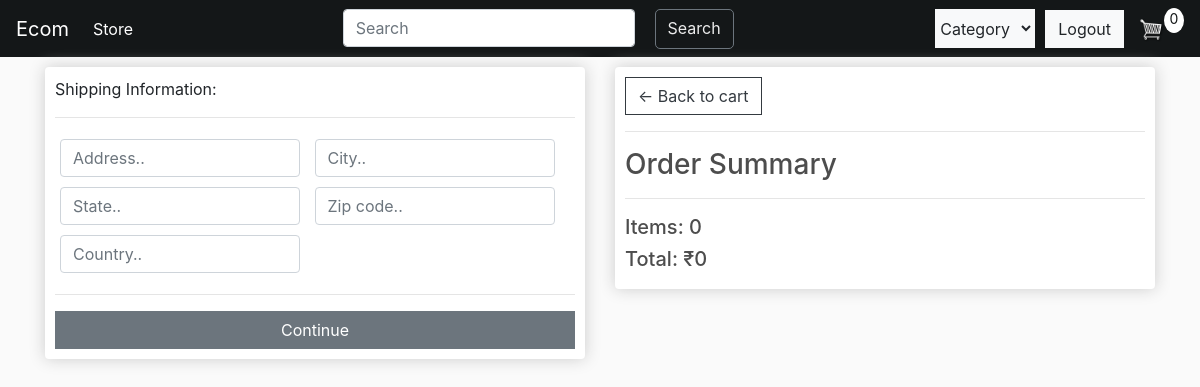
The app's page /checkout (signed in), older data.
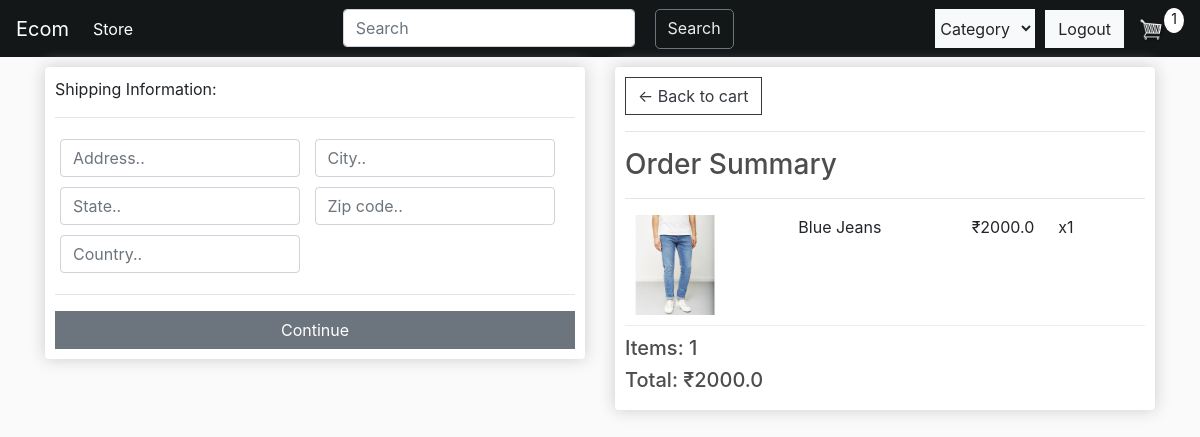
The same page, newer data.
### store/models.py (models this page shows, shortened)
class Order(models.Model):
    customer = models.ForeignKey(Customer, on_delete=models.SET_NULL,blank=True,null=True)
    date_ordered = models.DateTimeField(auto_now_add=True)
    complete = models.BooleanField(default=False,null=True,blank=False)
    transaction_id = models.CharField(max_length=200, null=True)
    @property
    def get_cart_total(self):
        orderitem = self.orderitem_set.all()
        total =  sum([item.get_total for item in orderitem])
        return total
    @property
    def get_cart_items(self):
        orderitem = self.orderitem_set.all()
        total = sum([item.quantity for item in orderitem])
        return total

class OrderItem(models.Model):
    product = models.ForeignKey(Product, on_delete=models.SET_NULL, null =True)
    order = models.ForeignKey(Order, on_delete = models.SET_NULL, null = True)
    quantity = models.IntegerField(default = 0, null = True, blank = True)
    date_added = models.DateTimeField(auto_now_add = True)
    @property
    def get_total(self):
        total = self.product.price * self.quantity
        return total

class Product(models.Model):
    name = models.CharField(max_length=200,null=True)
    price = models.FloatField()
    description = models.CharField(max_length=500,blank=True,default="")
    CATEGORY = (('shirt','SHIRT'), ('t-shirt','T-SHIRT'),('trouser','TROUSER'))
    categories = models.CharField(max_length=7,choices=CATEGORY,default='shirt')
    image = models.ImageField(null=True,blank = True)
    stock = models.IntegerField(default = 0)
    @property
    def imageURL(self):
        try:
            url = self.image.url
        except:
            url = ''
        return url
    class Meta:
        ordering = ['-stock']

### store/views.py (the view)
# urls.py: path('checkout',views.checkout,name='checkout'),
def checkout(request):
    if not request.user.is_authenticated:
        return redirect('store')
    customer = request.user.customer
    order, created = Order.objects.get_or_create(customer=customer, complete = False)
    items = order.orderitem_set.all()
    cartItems = order.get_cart_items
    context = {"items":items, "order":order, "cartItems": cartItems}
    return render(request,'store/checkout.html',context)

### store/templates/store/checkout.html (shortened to what this page needs)
{% extends 'store/main.html'%}
{% load static%}
{%block content%}
<div class="row">
    <div class="col-lg-6">
        <div class="box-element" id="former-wrapper">
            <form id="form">
                <div id="shipping-info">
						<p>Shipping Information:</p>
						<hr>
						<div class="form-field">
							<input class="form-control" type="text" name="address" placeholder="Address..">
						</div>
						<div class="form-field">
							<input class="form-control" type="text" name="city" placeholder="City..">
						</div>
						<div class="form-field">
							<input class="form-control" type="text" name="state" placeholder="State..">
						</div>
						<div class="form-field">
							<input class="form-control" type="text" name="zipcode" placeholder="Zip code..">
						</div>
						<div class="form-field">
							<input class="form-control" type="text" name="country" placeholder="Country..">
						</div>
                </div>
                <hr>
                <input id="form-btn" class="btn  btn-secondary btn-block" type="submit" value="Continue">
            </form>
        </div>
        <br>
    </div>
    <div class="col-lg-6">
        <div class="box-element" >
            <a class="btn btn-outline-dark" href="{% url 'cart' %}">&#8592; Back to cart</a>
            <hr>
            <h3>Order Summary</h3>
            <hr>
            {% for item in items%}
                <div  class="cart-row">
                    <div style="flex:2"><img class="row-image" src="{{item.product.imageURL}}"></div>
                    <div style="flex:2"><p>{{item.product.name}}</p></div>
                    <div style="flex:1"><p>₹{{item.product.price}}</p></div>
                    <div style="flex:1"><p>x{{item.quantity}}</p></div>
                </div>
            {% endfor %}
            <h5>Items:   {{order.get_cart_items}}</h5>
	        <h5 >Total:   ₹{{order.get_cart_total}}</h5>
        </div>
    </div>
</div>
{%endblock%}

Row changes from the older to the newer data that the page shows:
added OrderItem: product.imageURL (picture), product.name "Blue Jeans", product.price "2000.0", quantity "1"
computed for Order: get_cart_items "0" → "1"; get_cart_total "0" → "2000.0"
Text that changed along with them:
{{ cartItems }}: "0" → "1"
